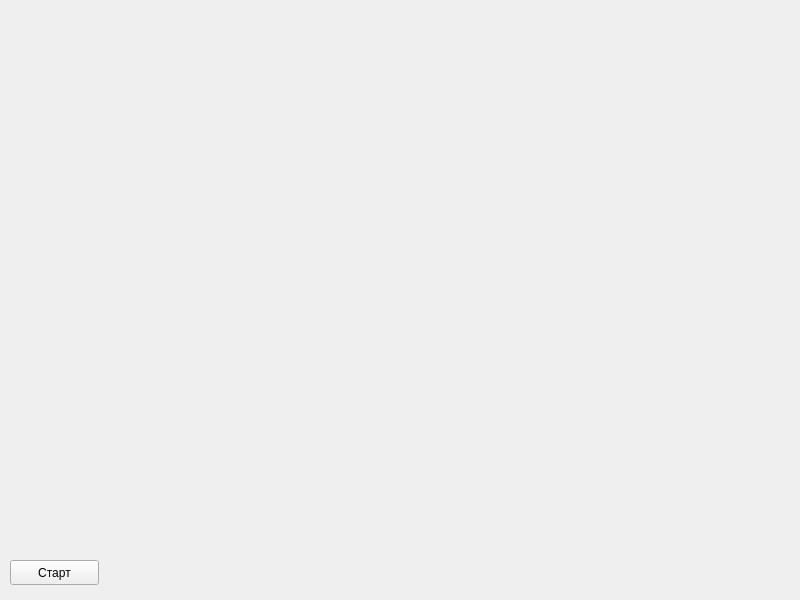
<?xml version="1.0" encoding="UTF-8"?>
<ui version="4.0">
 <class>Form</class>
 <widget class="QWidget" name="Form">
  <property name="geometry">
   <rect>
    <x>0</x>
    <y>0</y>
    <width>800</width>
    <height>600</height>
   </rect>
  </property>
  <property name="windowTitle">
   <string>Form</string>
  </property>
  <widget class="QCustomPlot" name="customPlot" native="true">
   <property name="geometry">
    <rect>
     <x>0</x>
     <y>0</y>
     <width>800</width>
     <height>550</height>
    </rect>
   </property>
  </widget>
  <widget class="QPushButton" name="pushButtonStart">
   <property name="geometry">
    <rect>
     <x>10</x>
     <y>560</y>
     <width>89</width>
     <height>25</height>
    </rect>
   </property>
   <property name="text">
    <string>Старт</string>
   </property>
  </widget>
 </widget>
 <customwidgets>
  <customwidget>
   <class>QCustomPlot</class>
   <extends>QWidget</extends>
   <header location="global">qcustomplot.h</header>
   <container>1</container>
  </customwidget>
 </customwidgets>
 <resources/>
 <connections/>
</ui>
